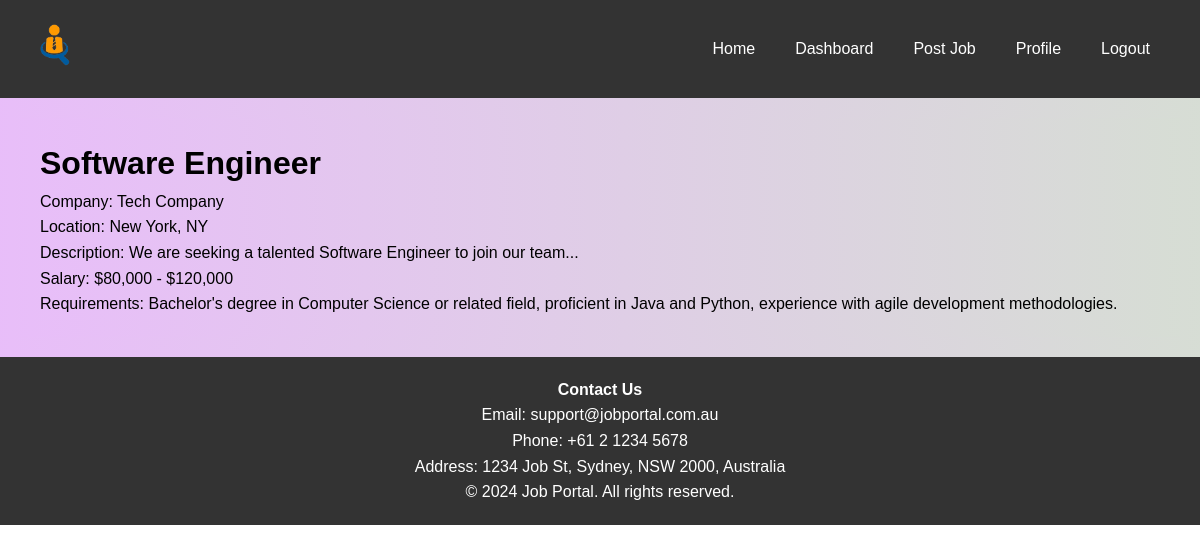
The page /pages/job-details.php?id=1 (signed in) on the database its author committed.
### tables this page shows
CREATE TABLE jobs (
  id INT AUTO_INCREMENT PRIMARY KEY,
  employer_id INT NOT NULL,
  title VARCHAR(255) NOT NULL,
  company VARCHAR(255) NOT NULL,
  location VARCHAR(255) NOT NULL,
  description TEXT NOT NULL,
  salary VARCHAR(255) NOT NULL,
  requirements TEXT NOT NULL,
  featured TINYINT(1) DEFAULT 0,
  FOREIGN KEY (employer_id) REFERENCES users(id)
);

### includes/functions.php (called while the page is built, shortened)
<?php
function getJobDetails($conn, $jobId) {
    $sql = "SELECT * FROM jobs WHERE id = ?";
    $stmt = $conn->prepare($sql);
    $stmt->bind_param("i", $jobId);
    $stmt->execute();
    $result = $stmt->get_result();
    if ($result->num_rows > 0) {
        return $result->fetch_assoc();
    }
    return false;
}

### pages/job-details.php (the view, shortened to what this page needs)
<?php
require_once '../includes/database.php';
require_once '../includes/functions.php';
$jobId = $_GET['id'];
$jobDetails = getJobDetails($conn, $jobId);
?>
<?php include '../templates/header.php'; ?>
<main>
    <?php if ($jobDetails) : ?>
        <h1><?php echo $jobDetails['title']; ?></h1>
        <p>Company: <?php echo $jobDetails['company']; ?></p>
        <p>Location: <?php echo $jobDetails['location']; ?></p>
        <p>Description: <?php echo $jobDetails['description']; ?></p>
        <p>Salary: <?php echo $jobDetails['salary']; ?></p>
        <p>Requirements: <?php echo $jobDetails['requirements']; ?></p>
    <?php else : ?>
        <p>Job details not found.</p>
    <?php endif; ?>
</main>
<?php include '../templates/footer.php'; ?>

### assets/css/main.css (style rules this page uses)
* { box-sizing: border-box; margin: 0; padding: 0; }
main { background: linear-gradient( 90deg, hsla(283, 83%, 86%, 1) 0%, hsla(105, 11%, 85%, 1) 100% ); }
body { font-family: Arial, sans-serif; line-height: 1.6; height: 100%; margin: 0; display: flex; flex-direction: column; }
main { padding: 20px; flex: 1 0 auto; }

### rows shown on the page
jobs: title "Software Engineer", company "Tech Company", location "New York, NY", description "We are seeking a talented Software Engineer to join our team...", salary "$80,000 - $120,000", requirements "Bachelor's degree in Computer Science or related field, proficient in Java and Python, experience with agile development methodologies."
